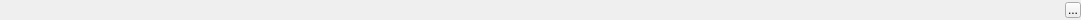
   <widget class="QWidget" name="Panel21" native="true">
    <property name="enabled">
     <bool>true</bool>
    </property>
    <property name="geometry">
     <rect>
      <x>0</x>
      <y>0</y>
      <width>1081</width>
      <height>16</height>
     </rect>
    </property>
    <property name="sizePolicy">
     <sizepolicy hsizetype="MinimumExpanding" vsizetype="Fixed">
      <horstretch>0</horstretch>
      <verstretch>0</verstretch>
     </sizepolicy>
    </property>
    <property name="toolTip">
     <string/>
    </property>
    <property name="text" stdset="0">
     <string/>
    </property>
    <layout class="QHBoxLayout" name="horizontalLayout_9">
     <property name="spacing">
      <number>0</number>
     </property>
     <property name="leftMargin">
      <number>0</number>
     </property>
     <property name="topMargin">
      <number>0</number>
     </property>
     <property name="rightMargin">
      <number>0</number>
     </property>
     <property name="bottomMargin">
      <number>0</number>
     </property>
     <item>
      <widget class="QLabel" name="Message1">
       <property name="enabled">
        <bool>true</bool>
       </property>
       <property name="sizePolicy">
        <sizepolicy hsizetype="Fixed" vsizetype="Preferred">
         <horstretch>0</horstretch>
         <verstretch>0</verstretch>
        </sizepolicy>
       </property>
       <property name="toolTip">
        <string/>
       </property>
       <property name="text">
        <string/>
       </property>
      </widget>
     </item>
     <item>
      <widget class="QLabel" name="QL1">
       <property name="enabled">
        <bool>true</bool>
       </property>
       <property name="sizePolicy">
        <sizepolicy hsizetype="Fixed" vsizetype="Preferred">
         <horstretch>0</horstretch>
         <verstretch>0</verstretch>
        </sizepolicy>
       </property>
       <property name="toolTip">
        <string/>
       </property>
       <property name="text">
        <string/>
       </property>
      </widget>
     </item>
     <item>
      <widget class="QLabel" name="QL2">
       <property name="enabled">
        <bool>true</bool>
       </property>
       <property name="sizePolicy">
        <sizepolicy hsizetype="Fixed" vsizetype="Preferred">
         <horstretch>0</horstretch>
         <verstretch>0</verstretch>
        </sizepolicy>
       </property>
       <property name="toolTip">
        <string/>
       </property>
       <property name="text">
        <string/>
       </property>
      </widget>
     </item>
     <item>
      <widget class="QLabel" name="QL3">
       <property name="enabled">
        <bool>true</bool>
       </property>
       <property name="sizePolicy">
        <sizepolicy hsizetype="Fixed" vsizetype="Preferred">
         <horstretch>0</horstretch>
         <verstretch>0</verstretch>
        </sizepolicy>
       </property>
       <property name="toolTip">
        <string/>
       </property>
       <property name="text">
        <string/>
       </property>
      </widget>
     </item>
     <item>
      <widget class="QLabel" name="QL4">
       <property name="enabled">
        <bool>true</bool>
       </property>
       <property name="sizePolicy">
        <sizepolicy hsizetype="Fixed" vsizetype="Preferred">
         <horstretch>0</horstretch>
         <verstretch>0</verstretch>
        </sizepolicy>
       </property>
       <property name="toolTip">
        <string/>
       </property>
       <property name="text">
        <string/>
       </property>
      </widget>
     </item>
     <item>
      <widget class="QLabel" name="QL5">
       <property name="enabled">
        <bool>true</bool>
       </property>
       <property name="sizePolicy">
        <sizepolicy hsizetype="Fixed" vsizetype="Preferred">
         <horstretch>0</horstretch>
         <verstretch>0</verstretch>
        </sizepolicy>
       </property>
       <property name="toolTip">
        <string/>
       </property>
       <property name="text">
        <string/>
       </property>
      </widget>
     </item>
     <item>
      <widget class="QLabel" name="QL6">
       <property name="enabled">
        <bool>true</bool>
       </property>
       <property name="sizePolicy">
        <sizepolicy hsizetype="Fixed" vsizetype="Preferred">
         <horstretch>0</horstretch>
         <verstretch>0</verstretch>
        </sizepolicy>
       </property>
       <property name="toolTip">
        <string/>
       </property>
       <property name="text">
        <string/>
       </property>
      </widget>
     </item>
     <item>
      <widget class="QLabel" name="QL7">
       <property name="enabled">
        <bool>true</bool>
       </property>
       <property name="sizePolicy">
        <sizepolicy hsizetype="Fixed" vsizetype="Preferred">
         <horstretch>0</horstretch>
         <verstretch>0</verstretch>
        </sizepolicy>
       </property>
       <property name="toolTip">
        <string/>
       </property>
       <property name="text">
        <string/>
       </property>
      </widget>
     </item>
     <item>
      <spacer name="horizontalSpacer">
       <property name="orientation">
        <enum>Qt::Horizontal</enum>
       </property>
       <property name="sizeHint" stdset="0">
        <size>
         <width>40</width>
         <height>20</height>
        </size>
       </property>
      </spacer>
     </item>
     <item>
      <widget class="QLabel" name="Message2">
       <property name="enabled">
        <bool>true</bool>
       </property>
       <property name="sizePolicy">
        <sizepolicy hsizetype="Fixed" vsizetype="Preferred">
         <horstretch>0</horstretch>
         <verstretch>0</verstretch>
        </sizepolicy>
       </property>
       <property name="toolTip">
        <string/>
       </property>
       <property name="text">
        <string/>
       </property>
      </widget>
     </item>
     <item>
      <widget class="QToolButton" name="BtnMessage2">
       <property name="enabled">
        <bool>true</bool>
       </property>
       <property name="maximumSize">
        <size>
         <width>16</width>
         <height>16</height>
        </size>
       </property>
       <property name="text">
        <string>...</string>
       </property>
       <property name="icon">
        <iconset resource="../rtkconv_qt/rtkconv_qt.qrc">
         <normaloff>:/buttons/showp.bmp</normaloff>:/buttons/showp.bmp</iconset>
       </property>
      </widget>
     </item>
    </layout>
   </widget>
